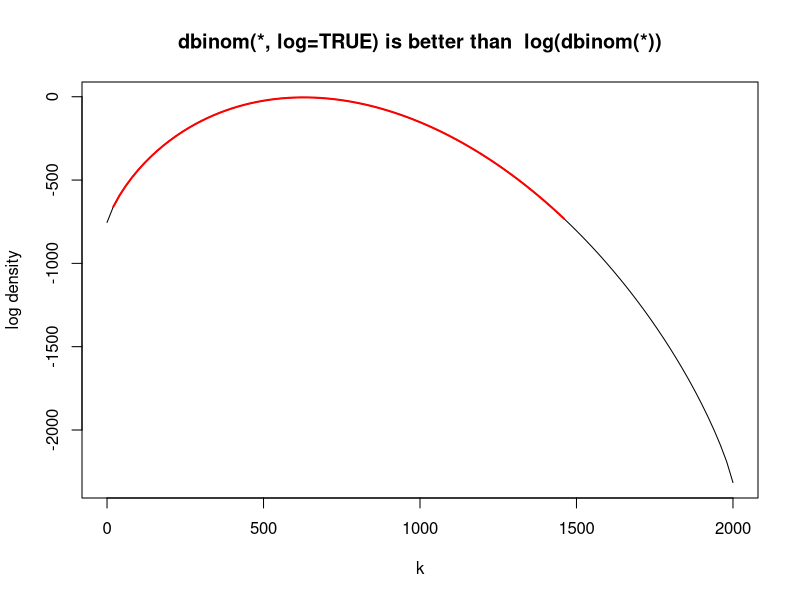
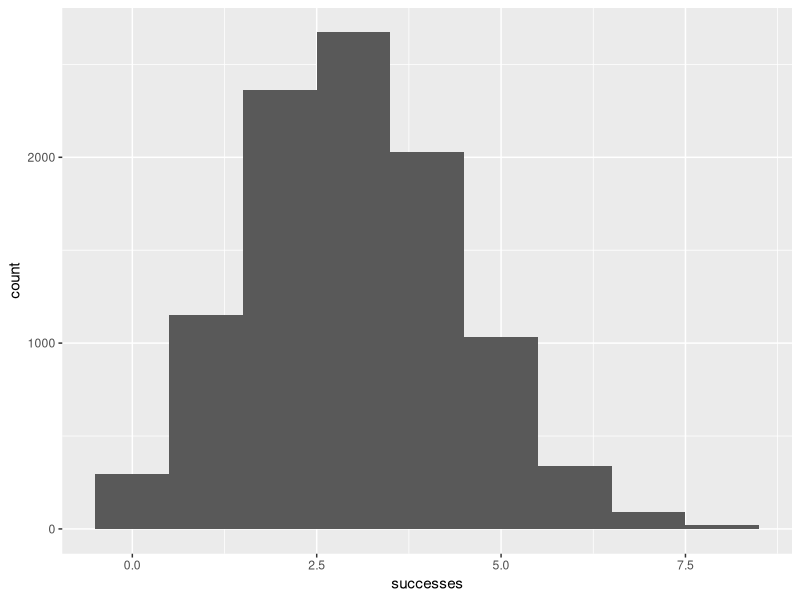
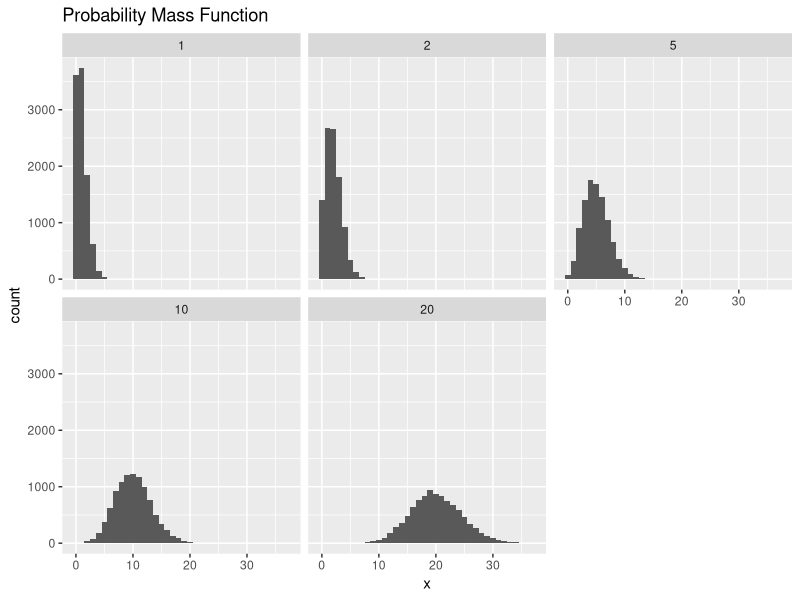
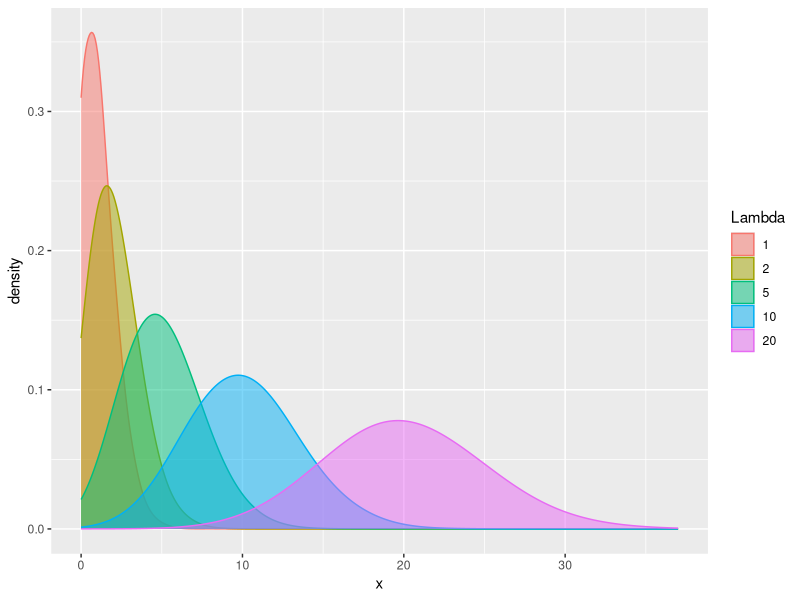

Reproduce these figures in R, in order.
## Distribucion Binomial

## para simular el numero de exito de 10 eventos con probabilidad de exito 0.4 con n = 1, 
## nosotros ponemos los siguientes comandos:

rbinom (n = 1, size = 10, prob = 0.4)

rbinom (n = 10000, size = 3, prob = 0.4)

n <- 2000
k <- seq(0, n, by = 20)
plot (k, dbinom(k, n, pi/10, log = TRUE), type = "l", ylab = "log density",
      main = "dbinom(*, log=TRUE) is better than  log(dbinom(*))")
lines(k, log(dbinom(k, n, pi/10)), col = "red", lwd = 2)

## Otro ejemplo para determinar 

binomData <- data.frame(successes = rbinom(n=10000, size = 10, 
                                            prob = 0.3))
require(ggplot2)
ggplot(binomData, aes(x = successes)) + geom_histogram(binwidth = 1)

###############################################################################
###### Distribucion Poisson 

## -> Ecuacion de funcion de probabilidad de masas y distribucion acumulada tb es otra
## ecuacion, lamda es el promedio y varianza 

## para generar aleatoriamente contadores, la densidad, la distribucion y quatiles usar
## rpois, dpois, ppois y gpois. respectivamente.

## si lambda tiene una gran crecimiento, la distribucion tiende a ser similar a la 
## distribucion normal,  ahora se puede simular 10.000 dibujos para la distribucion
## de poisson 

###  Ahora se generan 10.000 cuentas aleatorias de 5 diferentes distribuciones de poisson
### y ele ejercio es para represetar el efecto del aumento de lambda.
library(reshape2)
library(stringr)
library(ggplot2)

pois1 <- rpois(n=10000, lambda = 1)
pois1
pois2 <- rpois(n=10000, lambda = 2)
pois5 <- rpois(n=10000, lambda = 5)
pois10 <- rpois(n=10000, lambda=10)
pois20 <- rpois(n=10000, lambda=20)
pois <- data.frame(Lambda.1=pois1, Lambda.2=pois2,
                   Lambda.5=pois5, Lambda.10=pois10, Lambda.20=pois20)
require(reshape2)
pois <- melt(data=pois, variable.name="Lambda", value.name="x")
require(stringr)
pois$Lambda <- as.factor(as.numeric(str_extract(string=pois$Lambda, pattern="\\d+")))

head(pois)
tail(pois)

require(ggplot2)
ggplot(pois, aes(x=x)) + geom_histogram(binwidth=1) + facet_wrap(~ Lambda) + ggtitle("Probability Mass Function")

ggplot(pois, aes(x=x)) + geom_density(aes(group=Lambda, color=Lambda, fill=Lambda),
                                      adjust=4, alpha=1/2) +
                                        scale_color_discrete() + scale_fill_discrete() 


                                      
